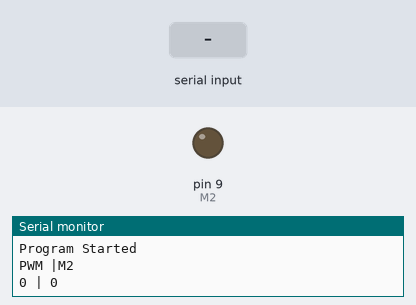
A sketch run on a simulated Arduino Uno, built with avr-gcc and run on an emulated ATmega328P. On the bench: output pins drawn as LEDs (lit = HIGH), the last lines printed to the serial monitor. The test bench sets the inputs (shaded band).

Above: at 3.2 s.
3.3 s: "90,45\n" received over Serial
At 3.6 s:
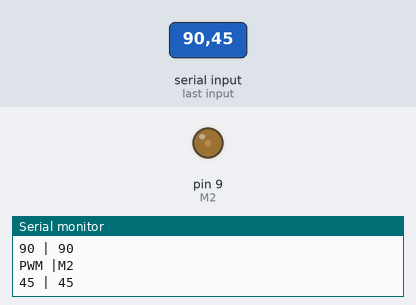
4.8 s: "30,150\n" received over Serial
At 6.0 s:
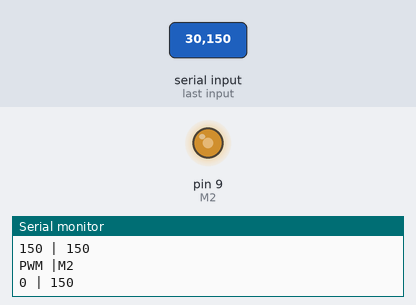
6.3 s: "200\n" received over Serial
At 7.0 s:
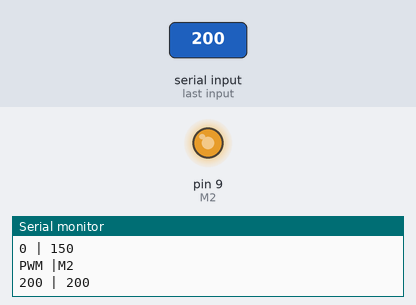
7.8 s: "90\n" received over Serial
At 8.1 s:
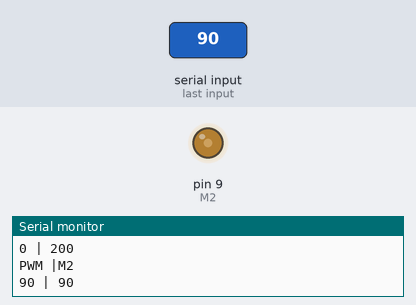
Timing chart, 0 to 10.3 s (numbered marks = the images above; inputs shaded):
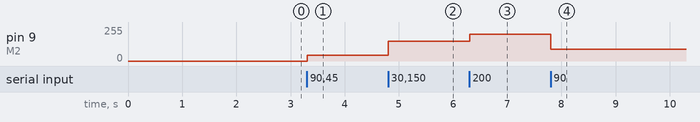

Measured:
- after the input at 3.3 s, pin 9 (M2): 0/255 → 45/255 at once
- after the input at 4.8 s, pin 9 (M2): 45/255 → 150/255 at once
- after the input at 6.3 s, pin 9 (M2): 150/255 → 200/255 at once
- after the input at 7.8 s, pin 9 (M2): 200/255 → 90/255 at once

The sketch:

arduino_boost_converter_v1.ino
```cpp
/*
Embedded CTG
Arduino-Boost-Converter-V1

Description:
Enter the desired PWM value using the serial monitor
*/

// Declaring variables
const int M2 = 9; // Gate pin of MOSFET
unsigned int pwm;
unsigned int pwm_M2; //global variable to be used as signal

void setup() {
  Serial.begin(9600);

  Serial.println("Program Started");
  delay(2000);

  // Defining pin modes
  pinMode(M2, OUTPUT); // D9
}

void loop() {

  //Reading value of PWM from serial monitor
  //Enter any value between (1-255)
  pwm = Serial.parseInt();
  if (pwm>0){
    pwm_M2 = pwm;
  }

  Serial.print("PWM |"); Serial.println("M2");
  Serial.print(pwm); Serial.print(" | ");  Serial.println(pwm_M2);
  analogWrite(M2, pwm_M2);

}
```
